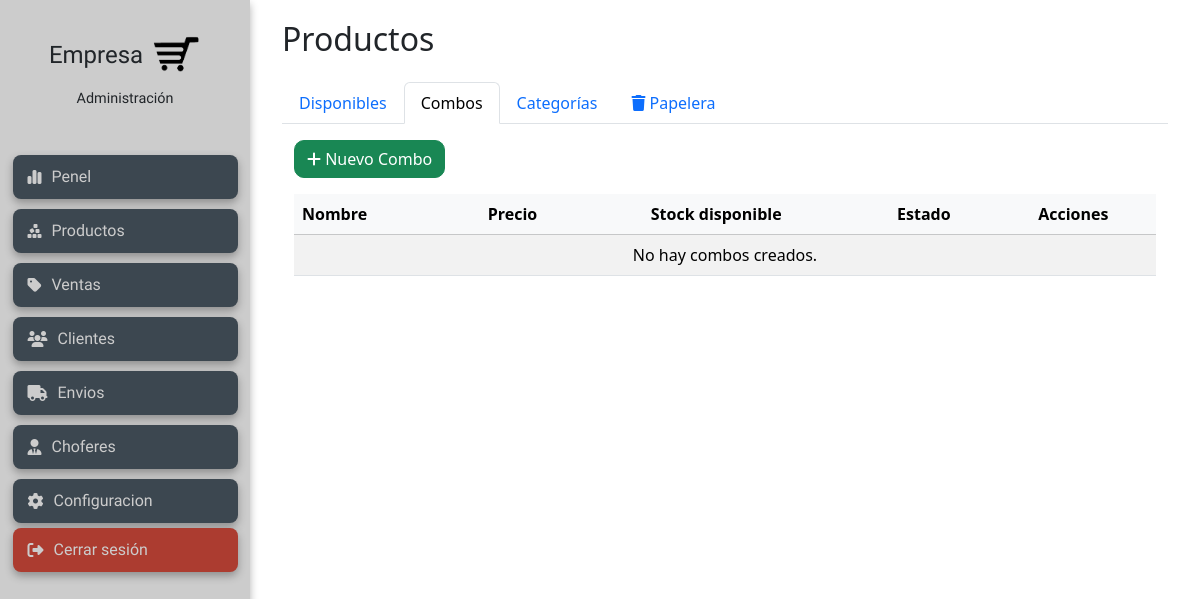
Page /products/combos/ (signed in) on the earlier database version.
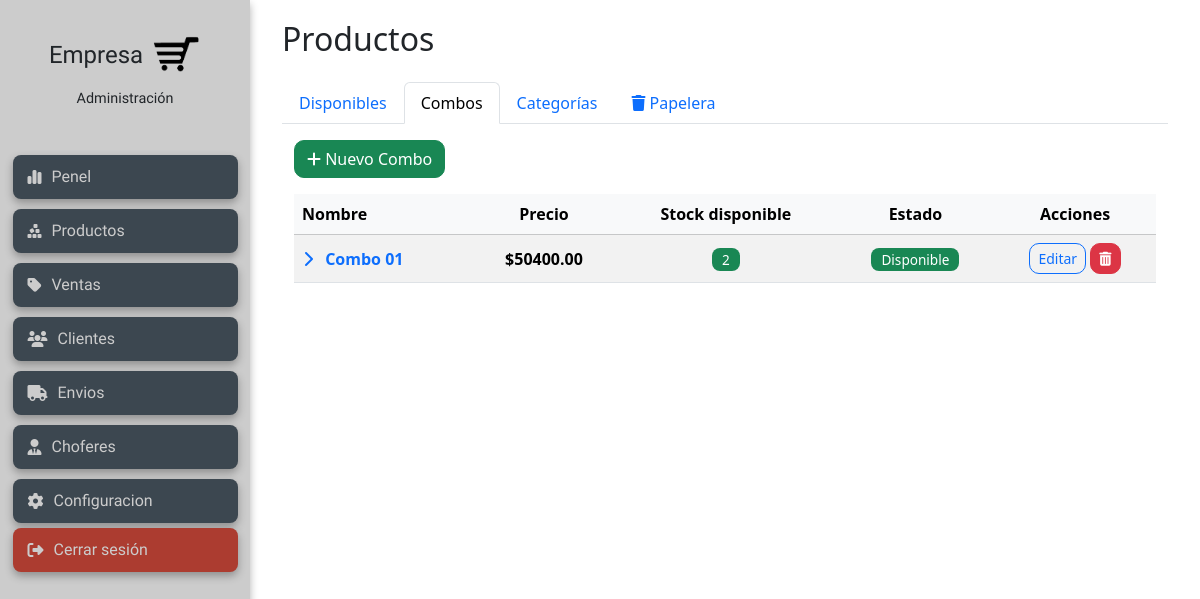
Same page on the later database version.
### products/models.py (models this page shows, shortened)
class Combo(models.Model):
    name = models.CharField(max_length=255)
    description = models.TextField(blank=True, null=True)
    special_price = models.DecimalField(max_digits=10, decimal_places=2, blank=True, null=True)
    available = models.BooleanField(default=True)
    created_at = models.DateTimeField(auto_now_add=True)
    def calculated_price(self):
        total = sum(item.product.price * item.quantity for item in self.items.all())
        return self.special_price if self.special_price else total
    def max_available_stock(self):
        stocks = []
        for item in self.items.all():
            if item.product.stock is None:
                continue
            if item.product.stock == 0:
                return 0
            stocks.append(item.product.stock // item.quantity)
        return min(stocks) if stocks else 0
    @property
    def is_available(self):
        return self.available and self.max_available_stock() > 0

class ComboItem(models.Model):
    combo = models.ForeignKey(Combo, related_name="items", on_delete=models.CASCADE)
    product = models.ForeignKey(Product, on_delete=models.CASCADE)
    quantity = models.PositiveIntegerField(default=1)

class Product(models.Model):
    code = models.CharField(max_length=50, unique=True, verbose_name="Código del Producto", blank=True, null=True)
    name = models.CharField(max_length=200, verbose_name="Nombre")
    description = models.TextField(blank=True, verbose_name="Descripción")
    category = models.ForeignKey(
        Category,
        on_delete=models.SET_NULL,
        null=True, blank=True,
        related_name="products",
        verbose_name="Subcategoría"
    )
    price = models.DecimalField(max_digits=10, decimal_places=2, verbose_name="Precio")
    stock = models.IntegerField(verbose_name="Stock")
    available = models.BooleanField(default=True, verbose_name="Disponible")
    created = models.DateTimeField(auto_now_add=True, verbose_name="Fecha de creación")
    updated = models.DateTimeField(auto_now=True, verbose_name="Última modificación")
    class Meta:
        verbose_name = "Producto"
        verbose_name_plural = "Productos"
        ordering = ['name']

### products/views.py (the view)
# urls.py: path('combos/', views.combo_list, name='combo_list'),
@login_required
def combo_list(request):
    combos = Combo.objects.all()
    context = {
        'combos': combos,
        'active_tab': 'combos',
    }
    return render(request, 'products/combo_list.html', context)

### products/templates/products/combo_list.html (shortened to what this page needs)
{% extends "products/products_layout.html" %}
{% load static %}
{% block product_content %}
<div class="container-fluid">
  <a href="{% url 'products:combo_create' %}" class="btn btn-success mb-3">
    <i class="fa-solid fa-plus"></i> Nuevo Combo
  </a>
  <div class="table-responsive">
    <table class="table table-hover table-striped align-middle">
        <thead class="table-light">
            <tr>
                <th>Nombre</th>
                <th class="text-center">Precio</th>
                <th class="text-center">Stock disponible</th>
                <th class="text-center">Estado</th>
                <th class="text-center">Acciones</th>
            </tr>
        </thead>
        <tbody>
            {% for combo in combos %}
            <tr class="{% if combo.max_available_stock == 0 %} resaltado-rojo {% endif %} bg-light fw-semibold">
                <td>
                    <button class="btn btn-link p-0 text-decoration-none"
                            type="button"
                            data-bs-toggle="collapse"
                            data-bs-target="#items{{ combo.id }}"
                            aria-expanded="false"
                            aria-controls="items{{ combo.id }}">
                    <i class="fa-solid fa-chevron-right me-2 collapse-indicator" style="transition:transform .15s;"></i>
                    <span class="fw-bold">{{ combo.name }}</span>
                    </button>
                </td>
                <td class="text-center">${{ combo.calculated_price }}</td>
                <td class="text-center">
                  {% if combo.max_available_stock > 0 %}
                    <span class="badge bg-success ">{{ combo.max_available_stock }}</span>
                  {% else %}
                    <span class="badge bg-danger">0</span>
                  {% endif %}
                </td>
                <td class="text-center">
                    {% if combo.is_available %}
                        <span class="badge bg-success">Disponible</span>
                    {% else %}
                        <span class="badge bg-secondary">No disponible</span>
                    {% endif %}
                </td>
                <td class="text-center">
                    <a href="{% url 'products:combo_edit' combo.id %}" class="btn btn-sm btn-outline-primary" title="Editar">
                        Editar
                    </a>
                    <button type="button"
                            class="btn btn-sm btn-danger"
                            data-bs-toggle="modal"
                            data-bs-target="#delCombo{{ combo.id }}"
                            title="Eliminar">
                        <i class="fa-solid fa-trash-can"></i>
                    </button>
                </td>
            </tr>
            {% empty %}
                <tr><td colspan="5" class="text-center">No hay combos creados.</td></tr>
            {% endfor %}
        </tbody>
    </table>
  </div>
</div>
{% endblock product_content %}

Differences in the rows shown:
added Combo: name "Combo 01", calculated_price "50400.00", max_available_stock "2", available "Disponible"
Other differences:
text no longer shown: "No hay combos creados."
